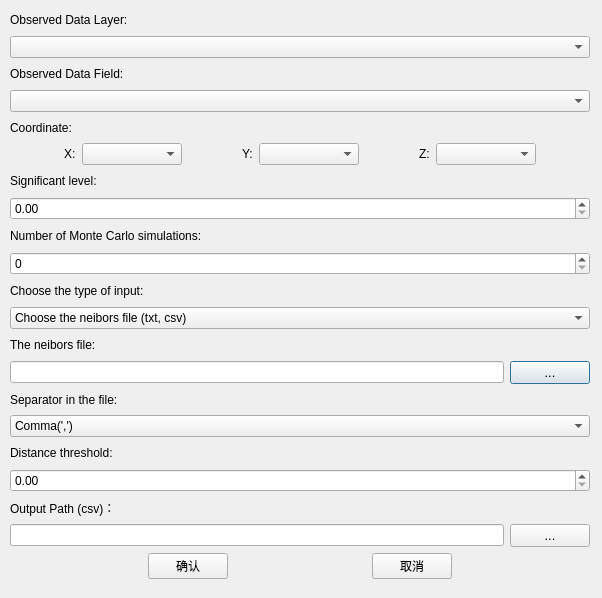
<?xml version="1.0" encoding="UTF-8"?>
<ui version="4.0">
 <class>AmoebaGServiceDialog</class>
 <widget class="QDialog" name="AmoebaGServiceDialog">
  <property name="geometry">
   <rect>
    <x>0</x>
    <y>0</y>
    <width>602</width>
    <height>598</height>
   </rect>
  </property>
  <property name="windowTitle">
   <string>Dialog</string>
  </property>
  <widget class="QWidget" name="verticalLayoutWidget">
   <property name="geometry">
    <rect>
     <x>10</x>
     <y>10</y>
     <width>580</width>
     <height>569</height>
    </rect>
   </property>
   <layout class="QVBoxLayout" name="verticalLayout">
    <item>
     <widget class="QLabel" name="label">
      <property name="text">
       <string>Observed Data Layer:</string>
      </property>
     </widget>
    </item>
    <item>
     <widget class="QComboBox" name="cmbObPath"/>
    </item>
    <item>
     <widget class="QLabel" name="label_12">
      <property name="text">
       <string>Observed Data Field:</string>
      </property>
     </widget>
    </item>
    <item>
     <widget class="QComboBox" name="cmbObVal">
      <property name="enabled">
       <bool>true</bool>
      </property>
     </widget>
    </item>
    <item>
     <widget class="QLabel" name="label_4">
      <property name="text">
       <string>Coordinate:</string>
      </property>
     </widget>
    </item>
    <item>
     <layout class="QHBoxLayout" name="horizontalLayout">
      <item>
       <spacer name="horizontalSpacer">
        <property name="orientation">
         <enum>Qt::Horizontal</enum>
        </property>
        <property name="sizeHint" stdset="0">
         <size>
          <width>10</width>
          <height>20</height>
         </size>
        </property>
       </spacer>
      </item>
      <item>
       <widget class="QLabel" name="label_5">
        <property name="text">
         <string>X:</string>
        </property>
       </widget>
      </item>
      <item>
       <widget class="QComboBox" name="cmb_x">
        <property name="minimumSize">
         <size>
          <width>100</width>
          <height>0</height>
         </size>
        </property>
        <property name="editable">
         <bool>false</bool>
        </property>
       </widget>
      </item>
      <item>
       <spacer name="horizontalSpacer_3">
        <property name="orientation">
         <enum>Qt::Horizontal</enum>
        </property>
        <property name="sizeHint" stdset="0">
         <size>
          <width>40</width>
          <height>20</height>
         </size>
        </property>
       </spacer>
      </item>
      <item>
       <widget class="QLabel" name="label_10">
        <property name="enabled">
         <bool>true</bool>
        </property>
        <property name="text">
         <string>Y:</string>
        </property>
       </widget>
      </item>
      <item>
       <widget class="QComboBox" name="cmb_y">
        <property name="minimumSize">
         <size>
          <width>100</width>
          <height>0</height>
         </size>
        </property>
        <property name="editable">
         <bool>false</bool>
        </property>
       </widget>
      </item>
      <item>
       <spacer name="horizontalSpacer_4">
        <property name="orientation">
         <enum>Qt::Horizontal</enum>
        </property>
        <property name="sizeHint" stdset="0">
         <size>
          <width>40</width>
          <height>20</height>
         </size>
        </property>
       </spacer>
      </item>
      <item>
       <widget class="QLabel" name="label_11">
        <property name="text">
         <string>Z:</string>
        </property>
       </widget>
      </item>
      <item>
       <widget class="QComboBox" name="cmb_z">
        <property name="minimumSize">
         <size>
          <width>100</width>
          <height>0</height>
         </size>
        </property>
        <property name="editable">
         <bool>false</bool>
        </property>
       </widget>
      </item>
      <item>
       <spacer name="horizontalSpacer_2">
        <property name="orientation">
         <enum>Qt::Horizontal</enum>
        </property>
        <property name="sizeHint" stdset="0">
         <size>
          <width>40</width>
          <height>20</height>
         </size>
        </property>
       </spacer>
      </item>
     </layout>
    </item>
    <item>
     <widget class="QLabel" name="label_2">
      <property name="text">
       <string>Significant level:</string>
      </property>
     </widget>
    </item>
    <item>
     <widget class="QDoubleSpinBox" name="dsb_sig">
      <property name="singleStep">
       <double>0.050000000000000</double>
      </property>
     </widget>
    </item>
    <item>
     <widget class="QLabel" name="label_7">
      <property name="text">
       <string>Number of Monte Carlo simulations:</string>
      </property>
     </widget>
    </item>
    <item>
     <widget class="QSpinBox" name="sb_mon">
      <property name="maximum">
       <number>999</number>
      </property>
     </widget>
    </item>
    <item>
     <widget class="QLabel" name="label_3">
      <property name="text">
       <string>Choose the type of input:</string>
      </property>
     </widget>
    </item>
    <item>
     <widget class="QComboBox" name="cmb_choose">
      <item>
       <property name="text">
        <string>Choose the neibors file (txt, csv)</string>
       </property>
      </item>
      <item>
       <property name="text">
        <string>No neibors file, calculate by the coordinate</string>
       </property>
      </item>
     </widget>
    </item>
    <item>
     <widget class="QLabel" name="label_n">
      <property name="text">
       <string>The neibors file:</string>
      </property>
     </widget>
    </item>
    <item>
     <layout class="QHBoxLayout" name="PathNei">
      <item>
       <widget class="QLineEdit" name="lineNeiPath"/>
      </item>
      <item>
       <widget class="QPushButton" name="btnBrowseNei">
        <property name="font">
         <font>
          <pointsize>10</pointsize>
          <weight>50</weight>
          <bold>false</bold>
         </font>
        </property>
        <property name="text">
         <string>...</string>
        </property>
       </widget>
      </item>
     </layout>
    </item>
    <item>
     <widget class="QLabel" name="label_s">
      <property name="text">
       <string>Separator in the file:</string>
      </property>
     </widget>
    </item>
    <item>
     <widget class="QComboBox" name="cmb_s">
      <item>
       <property name="text">
        <string>Comma(',')</string>
       </property>
      </item>
      <item>
       <property name="text">
        <string>Space(' ')</string>
       </property>
      </item>
      <item>
       <property name="text">
        <string>Tabs('/t')</string>
       </property>
      </item>
      <item>
       <property name="text">
        <string>Semicolon(';')</string>
       </property>
      </item>
     </widget>
    </item>
    <item>
     <widget class="QLabel" name="label_l">
      <property name="text">
       <string>Distance threshold:</string>
      </property>
     </widget>
    </item>
    <item>
     <widget class="QDoubleSpinBox" name="dsb_l">
      <property name="maximum">
       <double>999999999.990000009536743</double>
      </property>
     </widget>
    </item>
    <item>
     <widget class="QLabel" name="label_6">
      <property name="text">
       <string>Output Path (csv)：</string>
      </property>
     </widget>
    </item>
    <item>
     <layout class="QHBoxLayout" name="horizontalLayout_3">
      <item>
       <widget class="QLineEdit" name="lineOutputPath"/>
      </item>
      <item>
       <widget class="QPushButton" name="btnBrowseOutput">
        <property name="font">
         <font>
          <pointsize>10</pointsize>
          <weight>50</weight>
          <bold>false</bold>
         </font>
        </property>
        <property name="text">
         <string>...</string>
        </property>
       </widget>
      </item>
     </layout>
    </item>
    <item>
     <layout class="QHBoxLayout" name="horizontalLayout_4">
      <item>
       <spacer name="horizontalSpacer_10">
        <property name="orientation">
         <enum>Qt::Horizontal</enum>
        </property>
        <property name="sizeHint" stdset="0">
         <size>
          <width>40</width>
          <height>20</height>
         </size>
        </property>
       </spacer>
      </item>
      <item>
       <widget class="QPushButton" name="btnComfirm">
        <property name="text">
         <string>确认</string>
        </property>
       </widget>
      </item>
      <item>
       <spacer name="horizontalSpacer_9">
        <property name="orientation">
         <enum>Qt::Horizontal</enum>
        </property>
        <property name="sizeHint" stdset="0">
         <size>
          <width>40</width>
          <height>20</height>
         </size>
        </property>
       </spacer>
      </item>
      <item>
       <widget class="QPushButton" name="btnCancel">
        <property name="text">
         <string>取消</string>
        </property>
       </widget>
      </item>
      <item>
       <spacer name="horizontalSpacer_11">
        <property name="orientation">
         <enum>Qt::Horizontal</enum>
        </property>
        <property name="sizeHint" stdset="0">
         <size>
          <width>40</width>
          <height>20</height>
         </size>
        </property>
       </spacer>
      </item>
     </layout>
    </item>
   </layout>
  </widget>
 </widget>
 <resources/>
 <connections/>
</ui>
